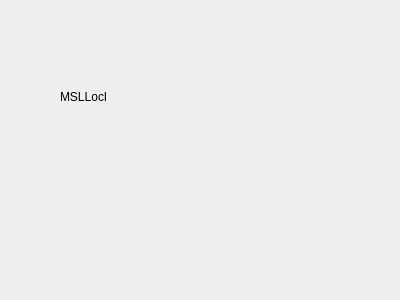
<?xml version="1.0" encoding="UTF-8"?>
<ui version="4.0">
 <class>MSLockForm</class>
 <widget class="QWidget" name="MSLockForm">
  <property name="geometry">
   <rect>
    <x>0</x>
    <y>0</y>
    <width>400</width>
    <height>300</height>
   </rect>
  </property>
  <property name="windowTitle">
   <string>Form</string>
  </property>
  <widget class="QLabel" name="label">
   <property name="geometry">
    <rect>
     <x>60</x>
     <y>90</y>
     <width>46</width>
     <height>13</height>
    </rect>
   </property>
   <property name="text">
    <string>MSLLock</string>
   </property>
  </widget>
 </widget>
 <resources/>
 <connections/>
</ui>
